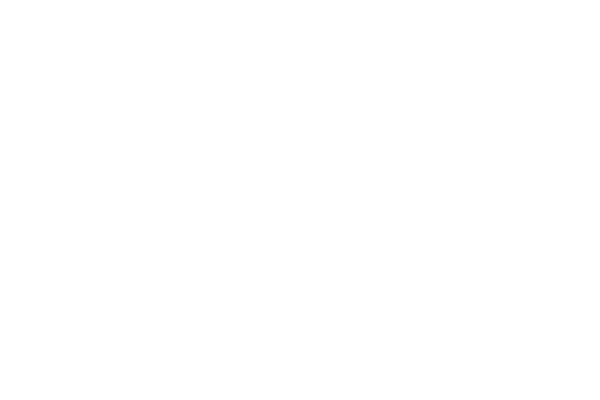
Frame 1 (no input)
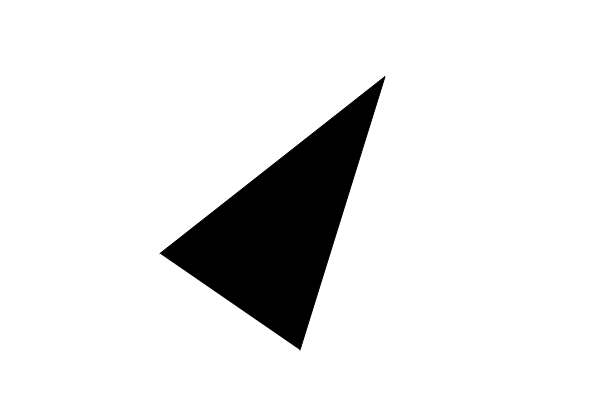
Frame 60 (no input)
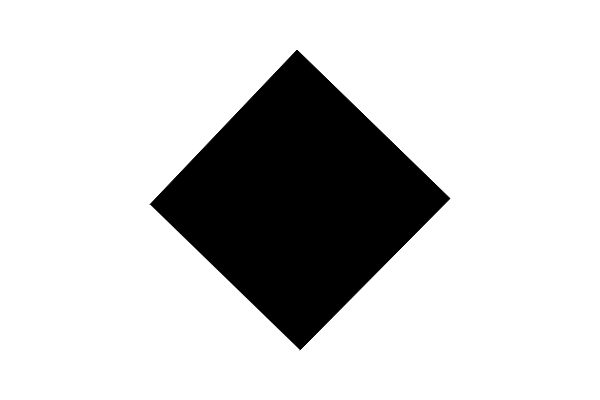
Frame 120 (the mouse pressed at the canvas centre since frame 60)

The p5.js sketch that drew these frames (run headless with seeded random() and noise() and a simulated clock; from frame 60 on, the mouse is pressed at the canvas centre):

// p5.js sketch
// ── sketch.js
var points = 1;
var speed = 0.025;
var d = 150;

function setup() {
  createCanvas(600, 400);
  background(255);
}

function draw() {
  background(255);
  translate(width/2, height/2);
  fill(0);
  beginShape();
  for (var i = 0; i < points; i++) {
    var vertexX = sin(radians(i * (360/points))) * d;
    var vertexY = cos(radians(i * (360/points))) * d;
    vertex(vertexX, vertexY);
  }
  endShape();
  points = points + speed;
  if (points > 10 || points < 1) {
    speed = speed * -1;
  }
}
